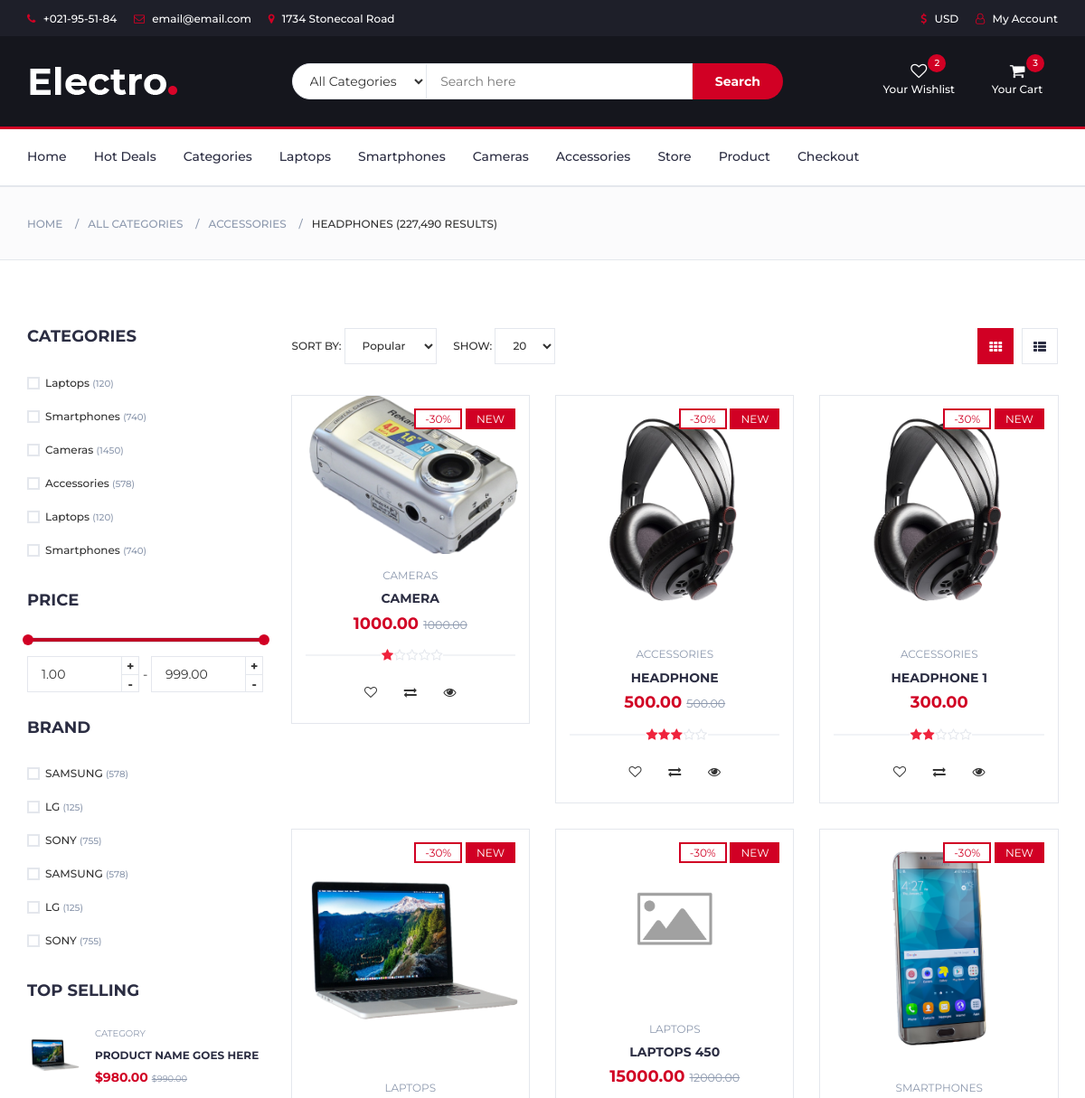
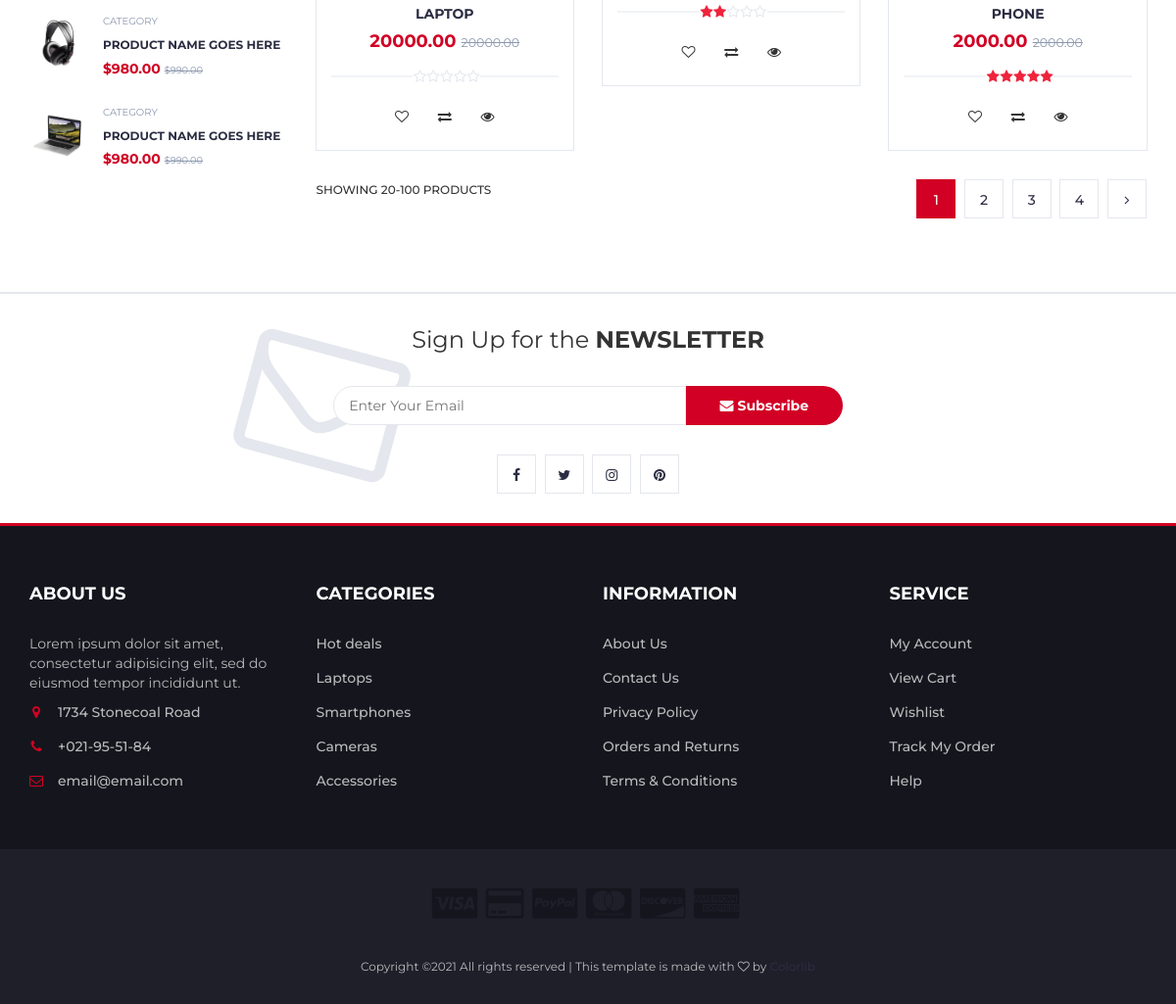
/store/, run on the app's committed database (2 pictures, top to bottom).
### shop/models.py (models this page shows, shortened)
class Product(models.Model):
    category = models.ForeignKey(
        Category, related_name='products', null=True, on_delete=models.SET_NULL)
    brand = models.ForeignKey(
        Brand, related_name='products', null=True, on_delete=models.SET_NULL)
    name = models.CharField(max_length=200, db_index=True)
    slug = models.SlugField(max_length=200, db_index=True, unique=True)
    main_photo = models.ImageField(
        upload_to='products/%Y/%m/%d', blank=True, verbose_name='URL')
    photo_1 = models.ImageField(upload_to='products/%Y/%m/%d', blank=True)
    photo_2 = models.ImageField(upload_to='products/%Y/%m/%d', blank=True)
    photo_3 = models.ImageField(upload_to='products/%Y/%m/%d', blank=True)
    description = models.TextField()
    details = models.TextField()
    price = models.DecimalField(max_digits=10, decimal_places=2)
    old_price = models.DecimalField(
        max_digits=10, decimal_places=2, null=True, blank=True)
    stock = models.PositiveIntegerField()
    available = models.BooleanField(default=True)
    rait = models.PositiveIntegerField(default=0)
    created = models.DateTimeField(auto_now_add=True)
    updated = models.DateTimeField(auto_now=True)
    class Meta:
        ordering = ('name',)
        index_together = (('id', 'slug'),)

class Category(models.Model):
    name = models.CharField(max_length=200, db_index=True)
    slug = models.CharField(max_length=200, db_index=True, unique=True)
    class Meta:
        ordering = ('name',)
        verbose_name = 'Category'
        verbose_name_plural = 'Categories'
    def __str__(self) -> str:
        return self.name

### shop/views.py (the view)
# urls.py: url(r'^store/$', views.store, name='store'),
def store(request, category_slug=None):
    category = None
    categories = Category.objects.all()
    brand = None
    brands = Brand.objects.all()
    products = Product.objects.filter(available=True)
    if category_slug:
        category = get_object_or_404(Category, slug=category_slug)
        products = products.objects.filter(category=category)
    cart_product_form = CartAddProductForm()
    return render(request, 'pages/store.html', {'category': category,
                                                'categories': categories,
                                                'products': products,
                                                'cart_product_form': cart_product_form})

### cart/forms.py
class CartAddProductForm(forms.Form):
    quantity = forms.TypedChoiceField(choices=PRODUCT_QUANTITY_CHOISES)
    update = forms.BooleanField(
        required=False, initial=False, widget=forms.HiddenInput)

### templates/pages/store.html (shortened to what this page needs)
{% extends '../base.html' %}
{% load static %}
{% block content %}
{% include '../layouts/breadcrumb.html' %}
		<div class="section">
			<div class="container">
				<div class="row">
					<div id="aside" class="col-md-3">
						<div class="aside">
							<h3 class="aside-title">Categories</h3>
							<div class="checkbox-filter">
								<div class="input-checkbox">
									<label for="category-1">
										<span></span>
										Laptops
										<small>(120)</small>
									</label>
								</div>
								<div class="input-checkbox">
									<label for="category-2">
										<span></span>
										Smartphones
										<small>(740)</small>
									</label>
								</div>
								<div class="input-checkbox">
									<label for="category-3">
										<span></span>
										Cameras
										<small>(1450)</small>
									</label>
								</div>
								<div class="input-checkbox">
									<label for="category-4">
										<span></span>
										Accessories
										<small>(578)</small>
									</label>
								</div>
								<div class="input-checkbox">
									<label for="category-5">
										<span></span>
										Laptops
										<small>(120)</small>
									</label>
								</div>
								<div class="input-checkbox">
									<label for="category-6">
										<span></span>
										Smartphones
										<small>(740)</small>
									</label>
								</div>
							</div>
						</div>
						<div class="aside">
							<h3 class="aside-title">Price</h3>
							<div class="price-filter">
								<div id="price-slider"></div>
								<div class="input-number price-min">
									<input id="price-min" type="number">
									<span class="qty-up">+</span>
									<span class="qty-down">-</span>
								</div>
								<span>-</span>
								<div class="input-number price-max">
									<input id="price-max" type="number">
									<span class="qty-up">+</span>
									<span class="qty-down">-</span>
								</div>
							</div>
						</div>
						<div class="aside">
							<h3 class="aside-title">Brand</h3>
							<div class="checkbox-filter">
								<div class="input-checkbox">
									<label for="brand-1">
										<span></span>
										SAMSUNG
										<small>(578)</small>
									</label>
								</div>
								<div class="input-checkbox">
									<label for="brand-2">
										<span></span>
										LG
										<small>(125)</small>
									</label>
								</div>
								<div class="input-checkbox">
									<label for="brand-3">
										<span></span>
										SONY
										<small>(755)</small>
									</label>
								</div>
								<div class="input-checkbox">
									<label for="brand-4">
										<span></span>
										SAMSUNG
										<small>(578)</small>
									</label>
								</div>
								<div class="input-checkbox">
									<label for="brand-5">
										<span></span>
										LG
										<small>(125)</small>
									</label>
								</div>
								<div class="input-checkbox">
									<label for="brand-6">
										<span></span>
										SONY
										<small>(755)</small>
									</label>
								</div>
							</div>
						</div>
						<div class="aside">
							<h3 class="aside-title">Top selling</h3>
							<div class="product-widget">
								<div class="product-img">
									<img src="{% static  './img/product01.png' %}" alt="">
								</div>
								<div class="product-body">
									<p class="product-category">Category</p>
									<h3 class="product-name"><a href="#">product name goes here</a></h3>
									<h4 class="product-price">$980.00 <del class="product-old-price">$990.00</del></h4>
								</div>
							</div>
							<div class="product-widget">
								<div class="product-img">
									<img src="{% static  './img/product02.png' %}" alt="">
								</div>
								<div class="product-body">
									<p class="product-category">Category</p>
									<h3 class="product-name"><a href="#">product name goes here</a></h3>
									<h4 class="product-price">$980.00 <del class="product-old-price">$990.00</del></h4>
								</div>
							</div>
							<div class="product-widget">
								<div class="product-img">
									<img src="{% static  './img/product03.png' %}" alt="">
								</div>
								<div class="product-body">
									<p class="product-category">Category</p>
									<h3 class="product-name"><a href="#">product name goes here</a></h3>
									<h4 class="product-price">$980.00 <del class="product-old-price">$990.00</del></h4>
								</div>
							</div>
						</div>
					</div>
					<div id="store" class="col-md-9">
						<div class="store-filter clearfix">
							<div class="store-sort">
								<label>
									Sort By:
									<select class="input-select">
										<option value="0">Popular</option>
									</select>
								</label>
								<label>
									Show:
									<select class="input-select">
										<option value="0">20</option>
									</select>
								</label>
							</div>
							<ul class="store-grid">
								<li class="active"><i class="fa fa-th"></i></li>
								<li><a href="#"><i class="fa fa-th-list"></i></a></li>
							</ul>
						</div>
						<div class="row">
							{% for product in products %}
							<div class="col-md-4 col-xs-6">
								<div class="product">
									<div class="product-img">
										<img src="{% if product.main_photo %}{{product.main_photo.url}}{% else %} {% static 'img/placeholder-image.png' %} {% endif %}" alt="{{product.name}}">
										<div class="product-label">
											<span class="sale">-30%</span>
											<span class="new">NEW</span>
										</div>
									</div>
									<div class="product-body">
										<p class="product-category">{{product.category}}</p>
										<h3 class="product-name"><a href="{% url 'shop:product' product_slug=product.slug %}">{{product.name}}</a></h3>
										<h4 class="product-price">{{product.price}}{% if product.old_price %} <del class="product-old-price">{{product.old_price}}</del>{% endif %} </h4>
										<div class="product-rating">
											{% with ''|center:5 as range %}
											{% for _ in range %}
												{% if forloop.counter <= product.rait %}
												<i class="fa fa-star"></i>
												{% else %}
												<i class="fa fa-star-o"></i>
												{% endif %}
											{% endfor %}
											{% endwith %}
										</div>
										<div class="product-btns">
											<button class="add-to-wishlist"><i class="fa fa-heart-o"></i><span class="tooltipp">add to wishlist</span></button>
											<button class="add-to-compare"><i class="fa fa-exchange"></i><span class="tooltipp">add to compare</span></button>
											<button class="quick-view"><i class="fa fa-eye"></i><span class="tooltipp">quick view</span></button>
										</div>
									</div>
									<div class="add-to-cart">
										<form action="{% url 'cart:cart_add' product_id=product.id %}" name="" method="POST">
											{{ cart_product_form }}
										</form>
									</div>
								</div>
							</div>
							{% endfor %}
							<div class="clearfix visible-lg visible-md"></div>
						</div>
						<div class="store-filter clearfix">
							<span class="store-qty">Showing 20-100 products</span>
							<ul class="store-pagination">
								<li class="active">1</li>
								<li><a href="#">2</a></li>
								<li><a href="#">3</a></li>
								<li><a href="#">4</a></li>
								<li><a href="#"><i class="fa fa-angle-right"></i></a></li>
							</ul>
						</div>
					</div>
				</div>
			</div>
		</div>
	{% endblock %}

### data on the page
Product: main_photo (picture), category "CAMERAS", name "CAMERA", price "1000.00", old_price "1000.00", rait 1 (drawn)
Product: main_photo (picture), category "ACCESSORIES", name "HEADPHONE", price "500.00", old_price "500.00", rait 3 (drawn)
Product: main_photo (picture), category "ACCESSORIES", name "HEADPHONE 1", price "300.00", rait 2 (drawn)
Product: main_photo (picture), category "LAPTOPS", name "LAPTOP", price "20000.00", old_price "20000.00", rait 0 (drawn)
Product: shows a picture, category "LAPTOPS", name "LAPTOPS 450", price "15000.00", old_price "12000.00", rait 2 (drawn)
Product: main_photo (picture), category "SMARTPHONES", name "PHONE", price "2000.00", old_price "2000.00", rait 5 (drawn)
